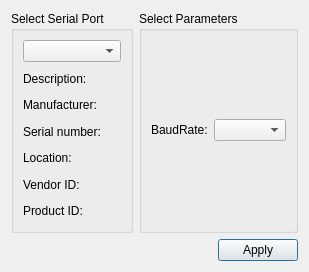
<?xml version="1.0" encoding="UTF-8"?>
<ui version="4.0">
 <class>SettingsDialog</class>
 <widget class="QDialog" name="SettingsDialog">
  <property name="geometry">
   <rect>
    <x>0</x>
    <y>0</y>
    <width>281</width>
    <height>272</height>
   </rect>
  </property>
  <property name="windowTitle">
   <string>Settings</string>
  </property>
  <layout class="QGridLayout" name="gridLayout_3">
   <item row="0" column="0">
    <widget class="QGroupBox" name="selectBox">
     <property name="title">
      <string>Select Serial Port</string>
     </property>
     <layout class="QGridLayout" name="gridLayout">
      <item row="0" column="0">
       <widget class="QComboBox" name="serialPortInfoListBox"/>
      </item>
      <item row="1" column="0">
       <widget class="QLabel" name="descriptionLabel">
        <property name="text">
         <string>Description:</string>
        </property>
       </widget>
      </item>
      <item row="2" column="0">
       <widget class="QLabel" name="manufacturerLabel">
        <property name="text">
         <string>Manufacturer:</string>
        </property>
       </widget>
      </item>
      <item row="3" column="0">
       <widget class="QLabel" name="serialNumberLabel">
        <property name="text">
         <string>Serial number:</string>
        </property>
       </widget>
      </item>
      <item row="4" column="0">
       <widget class="QLabel" name="locationLabel">
        <property name="text">
         <string>Location:</string>
        </property>
       </widget>
      </item>
      <item row="5" column="0">
       <widget class="QLabel" name="vidLabel">
        <property name="text">
         <string>Vendor ID:</string>
        </property>
       </widget>
      </item>
      <item row="6" column="0">
       <widget class="QLabel" name="pidLabel">
        <property name="text">
         <string>Product ID:</string>
        </property>
       </widget>
      </item>
     </layout>
    </widget>
   </item>
   <item row="0" column="1">
    <widget class="QGroupBox" name="parametersBox">
     <property name="title">
      <string>Select Parameters</string>
     </property>
     <layout class="QGridLayout" name="gridLayout_2">
      <item row="0" column="1">
       <widget class="QComboBox" name="baudRateBox"/>
      </item>
      <item row="0" column="0">
       <widget class="QLabel" name="baudRateLabel">
        <property name="text">
         <string>BaudRate:</string>
        </property>
       </widget>
      </item>
     </layout>
    </widget>
   </item>
   <item row="1" column="0" colspan="2">
    <layout class="QHBoxLayout" name="horizontalLayout">
     <item>
      <spacer name="horizontalSpacer">
       <property name="orientation">
        <enum>Qt::Horizontal</enum>
       </property>
       <property name="sizeHint" stdset="0">
        <size>
         <width>96</width>
         <height>20</height>
        </size>
       </property>
      </spacer>
     </item>
     <item>
      <widget class="QPushButton" name="applyButton">
       <property name="text">
        <string>Apply</string>
       </property>
      </widget>
     </item>
    </layout>
   </item>
  </layout>
 </widget>
 <resources/>
 <connections/>
</ui>
